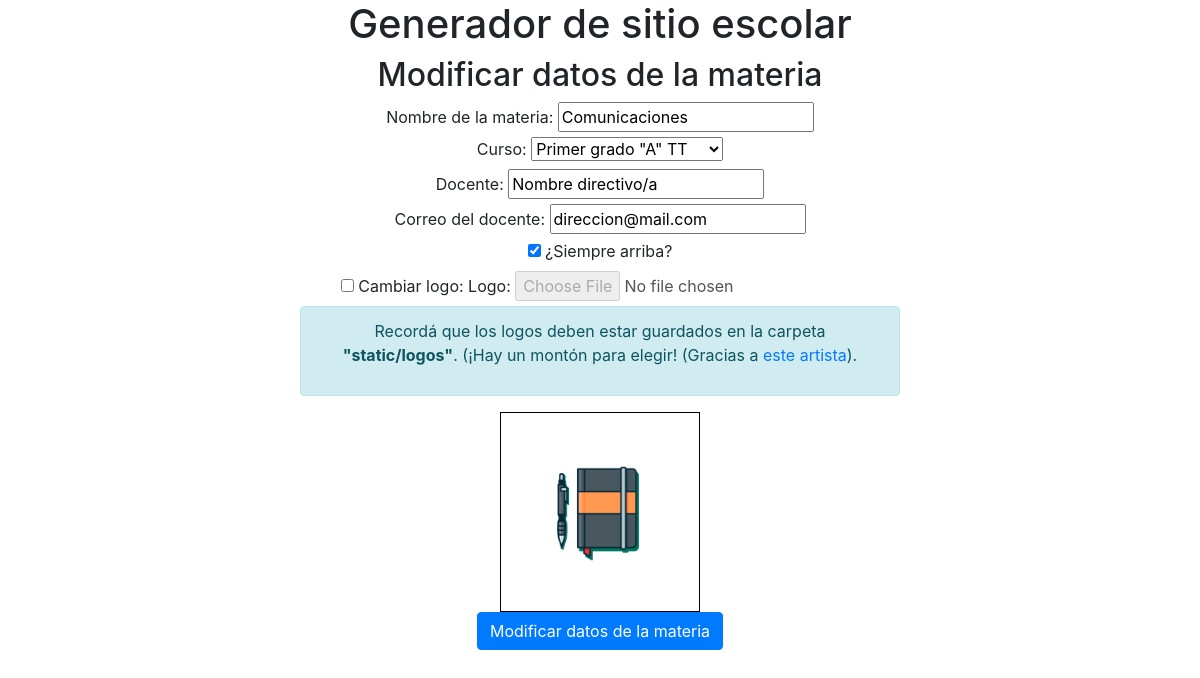
The page /materias/1/edit on the database its author committed.
### tables this page shows
CREATE TABLE "materias" (
	`id`	INTEGER NOT NULL,
	`nombre`	TEXT NOT NULL,
	`curso`	INTEGER NOT NULL,
	`docente`	TEXT,
	`sticky`	INTEGER NOT NULL DEFAULT 0,
	`logo`	TEXT DEFAULT 'pizarra.png',
	`mail`	TEXT,
	FOREIGN KEY(`curso`) REFERENCES `cursos`(`id`),
	PRIMARY KEY(`id`)
);

### app.py (the view, shortened to what this page needs)
@app.route("/materias/<int:id_materia>/edit", methods = ["GET", "POST", "PUT"])
def update_materia(id_materia):
    rm = RepositorioMateria()
    rc = RepositorioCurso()
    if request.method == "GET":
        cursos = rc.get_all()
        materia = rm.get_one(int(id_materia))
        if not materia:
            return "Error: materia no encontrada. id_materia: "+str(id_materia)
        form = FlaskForm()
        return render_template("nueva_materia.html", mensaje = None,
                                    form=form,materia = materia, cursos=cursos)

### repositorio_curso.py (called while the page is built)
    def get_all(self):
        cursos_sql = "SELECT id, anio, division, descripcion FROM cursos";
        self.cursor.execute(cursos_sql)
        cursos = []
        for row in self.cursor.fetchall():
            cursos.append(Curso(row[0], row[1], row[2], row[3] ))
        return cursos

### repositorio_materia.py (called while the page is built)
    def get_one(self, id_materia):
        materias_sql = "SELECT m.id, m.nombre, \
                c.anio, c.division, c.descripcion, c.id, \
                m.docente, m.sticky, m.logo, m.mail \
                FROM materias m JOIN cursos c ON m.curso = c.id \
                WHERE m.id = ?"
        self.cursor.execute(materias_sql, [ id_materia ])
        for row in self.cursor.fetchall():
            curso = Curso(row[5], row[2],row[3],row[4])
            materia = Materia(row[0],row[1],curso,row[8],row[7],row[6],row[9])
            return materia
        return None

### templates/nueva_materia.html (shortened to what this page needs)
<!DOCTYPE html>
<html>
    <head>
        <link rel="stylesheet" href="{{url_for('static', filename='bootstrap.min.css')}}">
    </head>
    <body class=text-center>
        <h1>Generador de sitio escolar</h1>
        {% if materia %}
            <h2>Modificar datos de la materia</h2>
            <form method="post" action="{{url_for('update_materia', id_materia = materia.id )}}">
        {% else %}
        <h2>Añadir nueva materia</h2>
            <form method="post" action="{{url_for('create_materia')}}">
        {% endif %}
                <label for="nombre">Nombre de la materia:</label>
                <input name="nombre" id="nombre" required
                {% if materia %}value="{{materia.nombre}}"{%endif%}><br>
                <label for="curso">Curso: </label>
                <select name="curso" id="curso">
                {% for c in cursos %}
                    <option value="{{c.id}}"
                        {% if (curso and curso.id == c.id) or (materia and materia.curso.id == c.id) %}
                            selected
                        {% endif %}
                    >{{c.descripcion}}</option>
                {% endfor %}
                </select><br>
                <label for="docente">Docente: </label>
                <input type="text" name="docente" id="docente"
                {% if materia %}value="{{materia.docente}}"{%endif%}><br>
                <label for="mail">Correo del docente: </label>
                <input type="text" name="mail" id="mail"
                {% if materia %}value="{{materia.mail}}"{%endif%}><br>
                <input type="checkbox" name="sticky" id="sticky"
                    {% if materia.sticky %}checked{% endif %}>
                <label for="sticky"> ¿Siempre arriba?</label><br>
                {% if materia %}<input type="checkbox" name="cambiar_logo"
                id="cambiar_logo" onchange="habilitar_archivo(this)">
                <label for="cambiar_logo">Cambiar logo:</label>{%endif%}
                <label for="logo">Logo: </label>
                <input type="file" name="logo" id="logo" accept="image/png, image/jpeg, image/gif"
                    {% if materia %}disabled{%endif%} onchange="actualizarVistaPrevia()"><br>
                <div class="alert alert-info w-50 mx-auto">
                <p>Recordá que los logos deben estar guardados en la carpeta <strong>"static/logos"</strong>. (¡Hay un montón para elegir! (Gracias a <a href="https://illlustrations.co/">este artista</a>).</p>
                </div>
                <div id="vista_previa" style="width: 200px; border: solid 1px black" class="mx-auto">
                    {% if materia %}
                    <img src="{{url_for('static',filename='logos/'+ materia.logo) }}"
                    alt="{{materia.logo}}" style="width: 100%">
                    {%else%}
                        <p>Sin logo</p>
                    {%endif%}
                </div>
                {% if materia %}
                    <input type="submit" value="Modificar datos de la materia" class="btn btn-primary">
                {% else %}
                    <input type="submit" value="Añadir materia" class="btn btn-primary">
                {% endif %}
        </form>
    </body>
</html>

### rows shown on the page
materias: nombre "Comunicaciones", docente "Nombre directivo/a", mail "direccion@mail.com", sticky "☑", logo (picture)

### other values the page prints
form field curso "Primer grado \"A\" TT"
